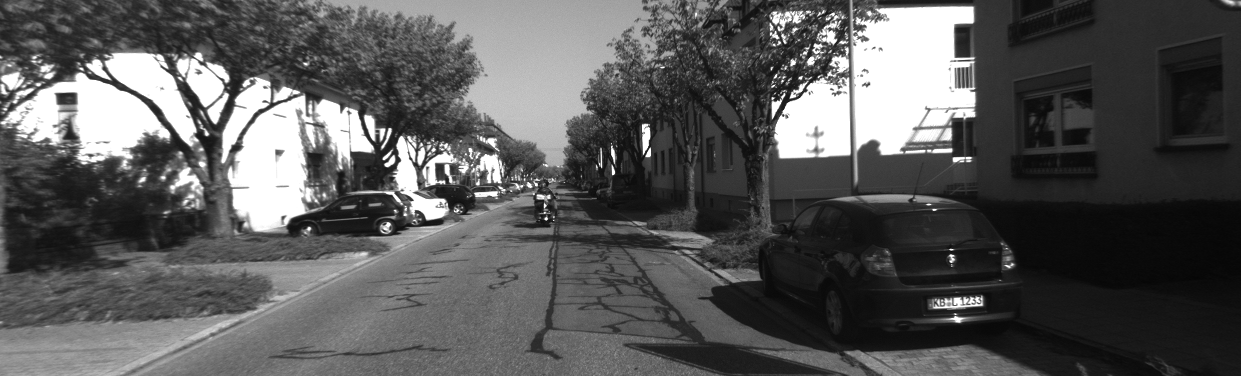
//> input picture data/000001.png, 1241 x 376 px
$ ./unm_kps_test data/000001.png   (built with g++ and OpenCV 4)
//> lines starting //> are read from the running program, lines starting //| are printed output that depends on the picture
//
// Created by lut on 18-12-25.
//

#include <iostream>
#include <vector>
#include <opencv2/opencv.hpp>
#include "datas_map.h"
using namespace std;

int main(int argc, char* argv[]){
    float fm = 2.50, fz = 4.92;
    float f1 = fz/fm;
    float f2 = 1.968;
    if(f1 == f2){
        cout<<"true"<<endl;
    }
    cout<<f1<<endl;

    if(argc < 2){
        cerr<<"params input the image path to the file!"<<endl;
        return -1;
    }
    string path = argv[1];
    cv::Mat img = cv::imread(path, cv::IMREAD_GRAYSCALE);
//> img is the input picture: 376 rows x 1241 cols, CV_8UC1; min 5, max 255, mean 88.4
    vector<cv::KeyPoint> kps;
    cv::Mat desc;
    cv::Ptr<cv::ORB> orb = cv::ORB::create(2000);
    orb->setFastThreshold(5);
    orb->detectAndCompute(img, cv::Mat(), kps, desc);
//> kps = 2000 keypoints; strongest (x, y, size): (385, 164, 31), (790, 97, 31), (614, 173, 31), (773, 98, 31)
    cout<<"kps.size "<<kps.size()<<endl;
//| kps.size 2000

    cv::Mat img_kps;
    cv::drawKeypoints(img, kps, img_kps);
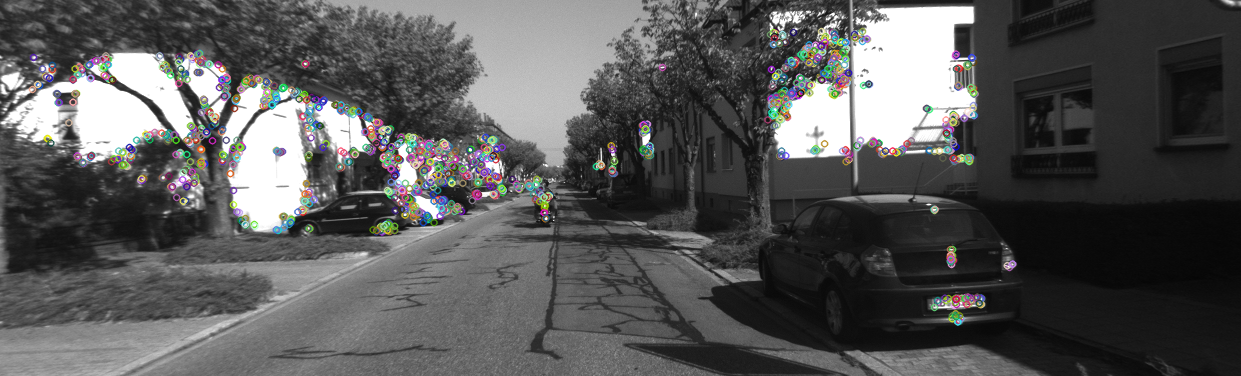
//> img_kps: 376 rows x 1241 cols, CV_8UC3; mean B, G, R 87.6, 87.7, 87.7
    cv::imshow("img_kps", img_kps);
    cv::waitKey(0);

    int preSize = kps.size();
//> preSize = 2000
//> (the run ends here: the program needs code that is not available in this run, at `KeyPoints_Map kps_map(preSize);`)

$ run again, on data/01.png
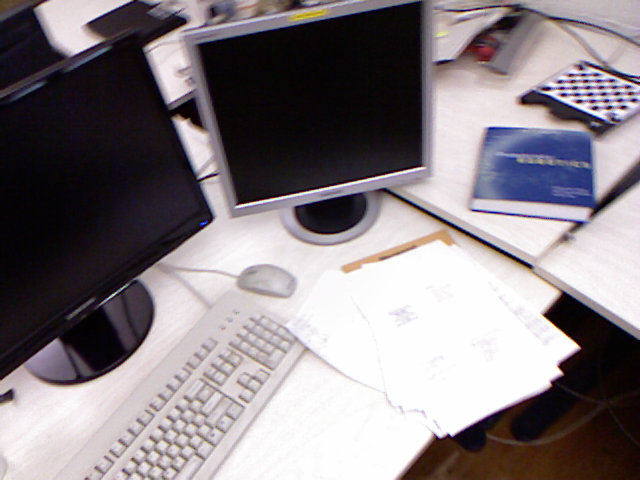
//> input picture data/01.png, 640 x 480 px
//> `cv::Mat img = cv::imread(path, cv::IMREAD_GRAYSCALE);`:
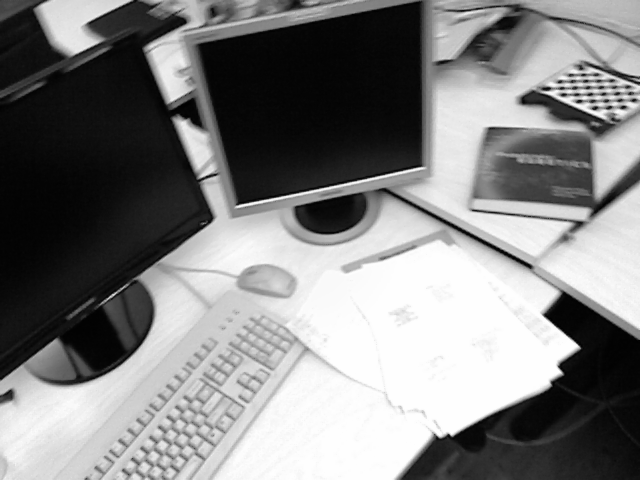
//> img: 480 rows x 640 cols, CV_8UC1; min 1, max 254, mean 129.5
//> kps = 2000 keypoints; strongest (x, y, size): (543, 314, 92.6), (558, 373, 53.6), (545, 314, 77.1), (559, 372, 44.6)
//| kps.size 2000
//> `cv::drawKeypoints(img, kps, img_kps);`:
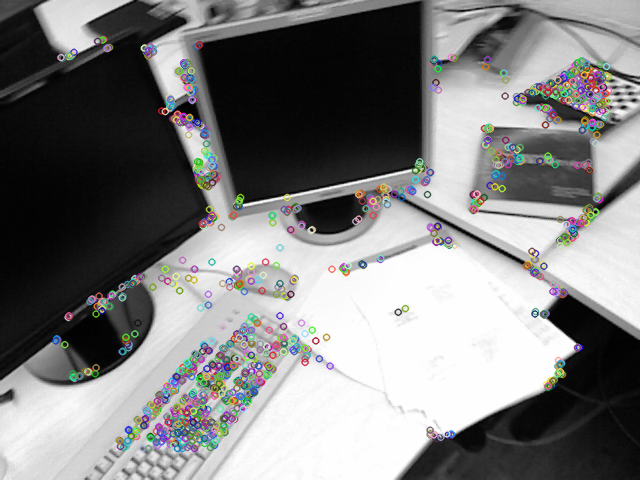
//> img_kps: 480 rows x 640 cols, CV_8UC3; mean B, G, R 127.6, 127.7, 127.7
//> preSize = 2000

$ run again, on data/010265.png
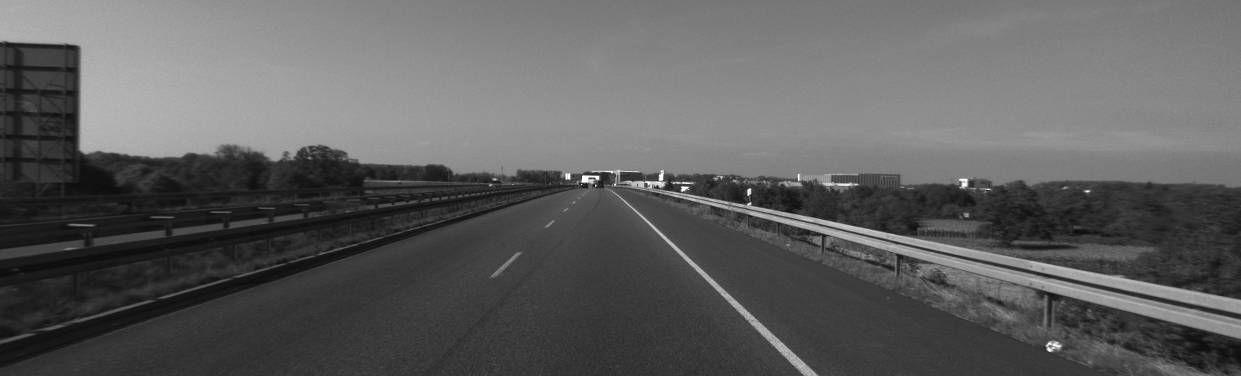
//> input picture data/010265.png, 1241 x 376 px
//> img is the input picture: 376 rows x 1241 cols, CV_8UC1; min 12, max 255, mean 94.3
//> kps = 2000 keypoints; strongest (x, y, size): (682, 189, 31), (682, 187, 31), (598, 176, 31), (583, 180, 37.2)
//| kps.size 2000
//> `cv::drawKeypoints(img, kps, img_kps);`:
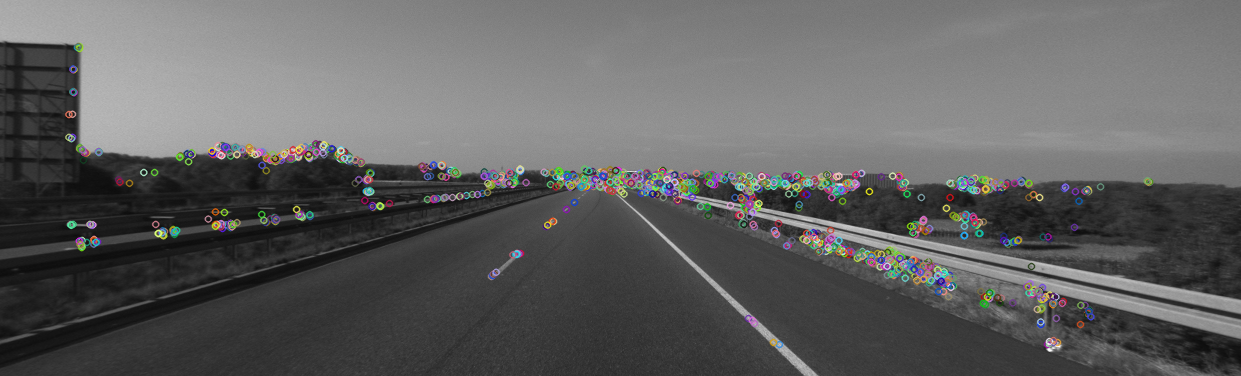
//> img_kps: 376 rows x 1241 cols, CV_8UC3; mean B, G, R 96.1, 96.2, 96.2
//> preSize = 2000
